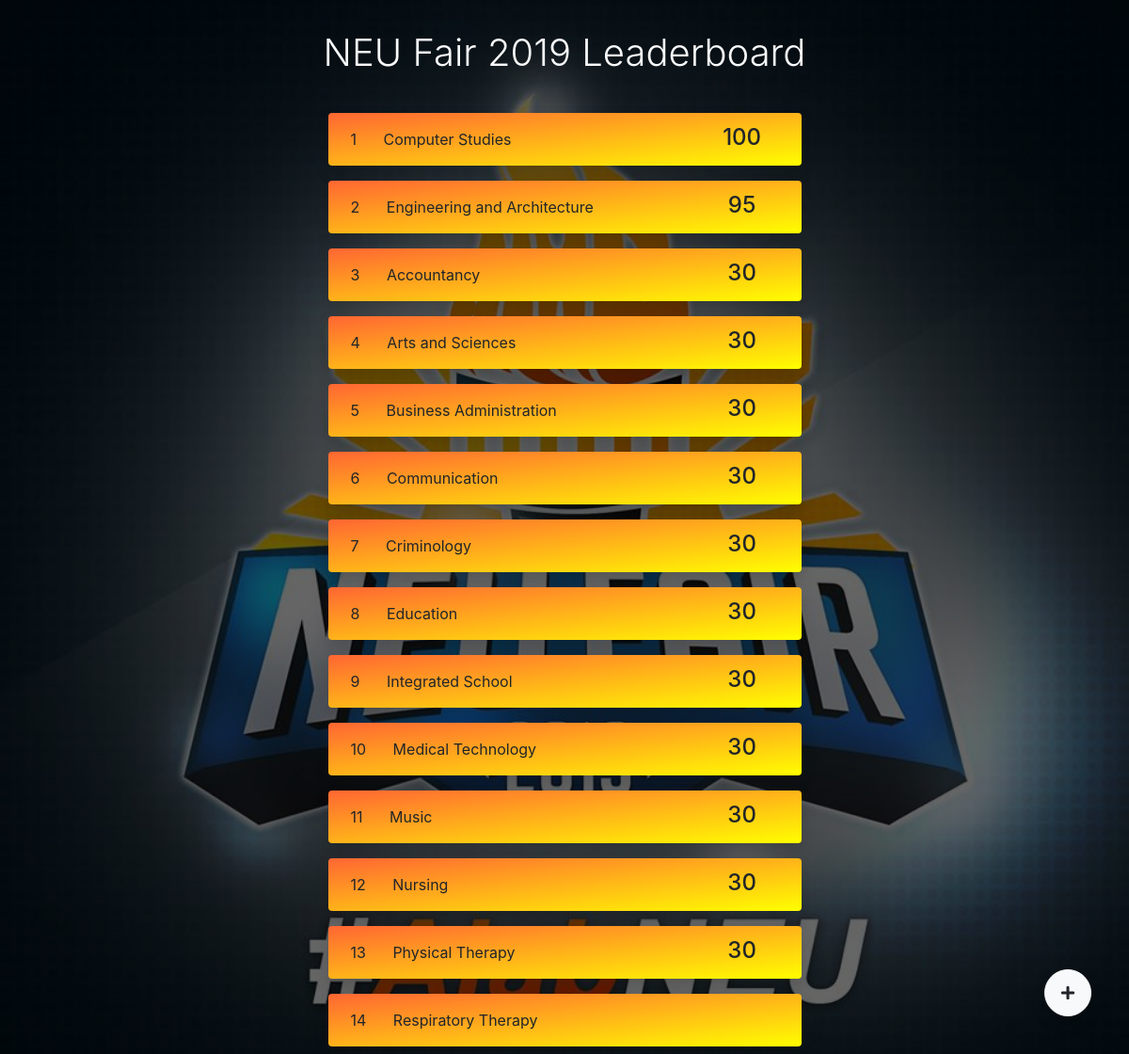
The page / on the database its author committed.
### tables this page shows
CREATE TABLE `college` (
  `college_id` int(11) NOT NULL,
  `college_name` varchar(255) NOT NULL
);

### application/controllers/Main_Controller.php (called while the page is built, shortened)
<?php
class Main_Controller extends CI_Controller {
	public function __construct()
  {
    $this->load->helper('url');
    $this->load->database();
    $this->load->library('session');
  }
  public function view($page,$css,$js,$data){
		$data['css'] = $css;
		$data['js'] = $js;
    $this->load->view('template/head',$data);
    $this->load->view($page,$data);
    $this->load->view('template/footer',$data);
  }
}

### application/controllers/Home.php (called while the page is built, shortened)
<?php
include('Main_Controller.php');
class Home extends Main_Controller {
	public function index()
	{
		$data['college_names'] = $this->College_Model->get_all_colleges();
		$data['events'] = $this->College_Model->get_all_events();
		$data['colleges'] = $this->College_Model->get_all_colleges_points();
		$this->view('home','home.css','home.js',$data);
  }
}

### index.php (called while the page is built, shortened)
<?php
require_once BASEPATH.'core/CodeIgniter.php';

### application/models/College_Model.php (called while the page is built, shortened)
<?php
class College_Model extends CI_Model {
  function get_all_colleges(){
    $this->db->from('college');
    $this->db->select('*');
    $this->db->order_by('college_name','ASC');
		$result=$this->db->get()->result();
    return $result;
  }
  function get_all_events(){
    $this->db->from('event');
    $this->db->select('*');
    $this->db->order_by('event_name','ASC');
		return $this->db->get()->result();
  }
  function get_all_colleges_points(){
    $this->db->from('place');
    $this->db->select('place.event_id,college.college_id,college.college_name,SUM(place.event_points) as sum');
    $this->db->join('college', 'place.event_winner = college.college_id', 'right');
    $this->db->group_by('college.college_id');
    $this->db->order_by('sum','DESC');
    $this->db->order_by('college.college_name','ASC');
    return $this->db->get()->result();
  }
}

### application/views/home.php (the view, shortened to what this page needs)
<div class="container-fluid px-5 home-container">
  <div class="row justify-content-center ">
    <h1 class="col-xs-12 font-weight-light text-light py-4 mt-2">
      NEU Fair 2019 Leaderboard
    </h1>
  </div>
  <div class="row px-5">
    <?php $ctr = 1; foreach($colleges as $college): ?>
    <div class="col-md-6 offset-md-3 w-100 py-2 px-2">
      <div class="card shadow w-100">
        <div class="card-body w-100 p-0">
          <div class="d-inline-block p-3 my-auto mx-2">
            <?php echo $ctr?>
          </div>
          <p class="d-inline-block py-3 m-0">
            <?php echo $college->college_name;?>
          </p>
          <div class="w-25 d-inline-block float-right">
            <h4 class="d-block m-0 mt-1 p-2 text-center "><?php echo $college->sum;?></h4>
          </div>
        </div>
      </div>
    </div>
    <?php  $ctr=$ctr+1;endforeach; ?>
  </div>
  <button type="button" class="btn btn-light add-btn d-block shadow" data-toggle="modal" data-target="#add-modal"><i class="fas fa-plus"></i></button>
</div>

### application/views/template/head.php (shortened to what this page needs)
<!DOCTYPE html>
<html>
<head>
    <link rel="stylesheet" type="text/css" href="<?php echo base_url('assets/css/bootstrap.min.css');?>" />
    <link rel="stylesheet" type="text/css" href="<?php echo base_url('assets/css/all.min.css');?>" />
    <?php if($css!=null){ ?>
    <link rel="stylesheet" type="text/css" href="<?php echo base_url('assets/css/'.$css);?>" />
    <?php } ?>
</head>
<body>

### application/views/template/footer.php (shortened to what this page needs)
</body>
</html>

### assets/css/home.css (style rules this page uses)
body { background-image: url('../images/neu_fair_image.jpg'); background-position: center; background-size: cover; }
.home-container { background-color: rgba(0, 0, 0, 0.6); }
.card { background-image: linear-gradient(to bottom right, #FF6633 , yellow); border: none; }
.add-btn { position: fixed; bottom: 40px; right: 40px; border-radius: 50%; width: 50px; height:50px; }

### rows shown on the page
college: college_name "Computer Studies", sum "100"
college: college_name "Engineering and Architecture", sum "95"
college: college_name "Accountancy", sum "30"
college: college_name "Arts and Sciences", sum "30"
college: college_name "Business Administration", sum "30"
college: college_name "Communication", sum "30"
college: college_name "Criminology", sum "30"
college: college_name "Education", sum "30"
college: college_name "Integrated School", sum "30"
college: college_name "Medical Technology", sum "30"
college: college_name "Music", sum "30"
college: college_name "Nursing", sum "30"
college: college_name "Physical Therapy", sum "30"
college: college_name "Respiratory Therapy"
